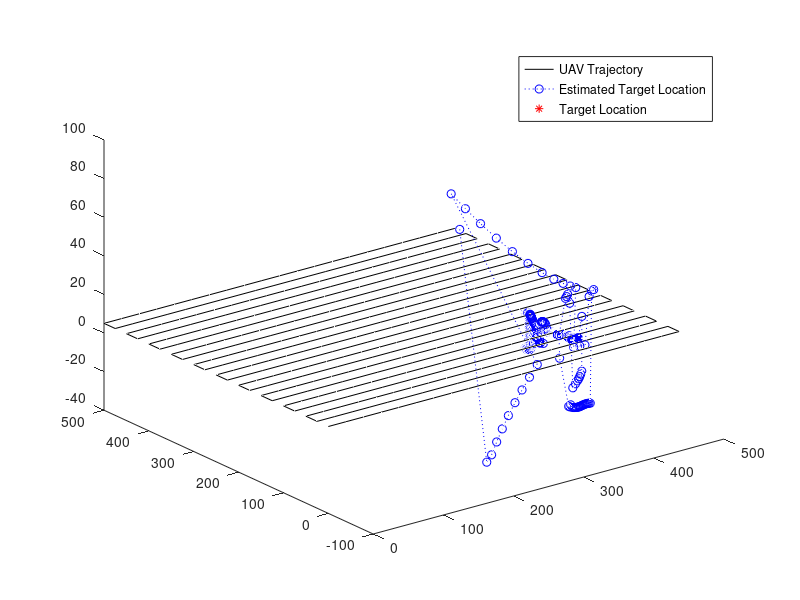

Here is the MATLAB script that generated this plot:
%%%%%%%%%%%%%%%%%%%%%%%%%%%%%%%%%%%%%%%%%%%%%%%%%%%%%%%%%%%%%%%%%%%%%%%%%
% Nonlinear Least Square Algorithm for 3D dimension
%%%%%%%%%%%%%%%%%%%%%%%%%%%%%%%%%%%%%%%%%%%%%%%%%%%%%%%%%%%%%%%%%%%%%%%%%
clear all; close all;
X_max = 500;                        % maximum x-domain offset from the origin [m]
Y_max = 500;                        % maximum y-domain offset from the origin [m]
Z_max = 50;

c = 299792458.0;                    % Speed of light in m/s
fc = 2400;                           % frequency (MHz)
Bc = 20e6;                          % Bandwidth (Hz)
P_Tx_dB = 33;                       % Transmission Power (dB)
G_t_dB = 0;                         % Antenna Gain (dBi)
N_0_dB = -174+10*log10(Bc) - 30;

de = [0];                 % distance error  vector

% variables for fmincon
lb = [0,0,0];
ub = [500,500,3];
A = [];
b = [];
Aeq = [];
beq = [];

%
step = 25;

tot_num_localization = 1;
while tot_num_localization <= 1

    est_T = [0 0 0 1000];        % estimated locatioin vector
    minima = 1000;

    % Target Location
    l_xt = randi([0, X_max],1,1);
    l_yt = randi([0, Y_max],1,1);
    l_zt = 2;
    l_TG = [l_xt l_yt l_zt]
    l_x = 0;
    l_y = 0;
    l_z = 5;
    l_DR = [l_x, l_y, l_z]
    x_add_cnt = 0;
    x_sub_cnt = 0;
    x_add = 0;
    x_sub = 0;
    y_add = 0;

    dr_move = 1;

    while l_y <= Y_max
        if (x_add == 1)
            l_x = l_x + step;
            dr_move = dr_move + 1;
            x_add_cnt = x_add_cnt + 1;
            if (x_add_cnt == X_max/step)
                x_add = 0;
                x_add_cnt = 0;
                y_add = 1;
            end
        elseif (x_sub == 1)
            l_x = l_x - step;
            dr_move = dr_move + 1;
            x_sub_cnt = x_sub_cnt + 1;
            if (x_sub_cnt == X_max/step)
                x_sub = 0;
                x_sub_cnt = 0;
                y_add = 1;
            end
        elseif (y_add == 1)
            if (l_y == Y_max)
                break;
            end
            l_y = l_y + step;
            dr_move = dr_move + 1;
            y_add = 0;
        end

        if (l_x == 0 && y_add == 0)
            x_add = 1;
        elseif (l_x == X_max && y_add == 0)
            x_sub = 1;
        end

        l_DR = [l_DR; l_x, l_y, l_z];
        %% Measured Recevied Signal
        dist = sqrt(sum(abs([l_DR(:,1) l_DR(:,2) l_DR(:,3)] - l_TG).^2,2)) ;       % estimated distance
        PL_dB = 20*log10(fc) + 20*log10(dist) - 27.55;
        r_sig_dB = G_t_dB + P_Tx_dB - PL_dB; % received signal power in dB
        r_sig_lin = sqrt(10.^(r_sig_dB/10)) ;

        % measured value
        N_0 = sqrt(10^(N_0_dB/10)*randn(1,1))';
        r_sig_tot = r_sig_lin + N_0 ;
        r_sig_tot_pw_dB = 10*log10(abs(r_sig_tot).^2)*0.9 ;

        %% Distance Estimation
        dist_meas = 10.^((P_Tx_dB + G_t_dB - r_sig_tot_pw_dB + 27.55 - 20*log10(fc))/20) ; % estimate distance by inverse expressions
        meas_PL_dB = 20*log10(fc) + 20*log10(dist_meas) - 27.55;

        %% Localization; RSSI based
        x0 = [l_x+0.01; l_y+0.02; l_z+0.03];
        % nonlinear
        fun = @(x)sum((20*log10(dist_meas) - 20*log10(sqrt(sum(abs([l_DR(:,1) l_DR(:,2) l_DR(:,3)] - [x(1) x(2) x(3)]).^2,2)))).^2)
        [x, fval] = fminunc(fun, x0)
        %[x, fval] = fmincon(fun,x0,A,b,Aeq,beq,lb,ub)
        est_T = [est_T; x(1) x(2) x(3) fval];
        %{
        if(fval <= minima)
            minima = fval;
            est_T = [est_T; x(1) x(2) x(3) fval];
        end
        %}
        err_dist = sqrt(sum(est_T(size(est_T,1),1:3) - l_TG).^2);
    end
    de = [de; err_dist];        % for mean value of error distance
    tot_num_localization = tot_num_localization + 1;
end
c = newline
fprintf("Mean of Error distance");
mean(de(2:size(de)))

%% Plot
xlabel('X Position');
ylabel('Y Position');
plot3(l_DR(:,1), l_DR(:,2), l_DR(:,3), 'k-'); hold on;  % Drone Trajectory
plot3(est_T(2:size(est_T),1), est_T(2:size(est_T),2), est_T(2:size(est_T),3), 'b:o'); hold on;   % Estimated Location of the target
plot3(l_TG(1), l_TG(2), l_TG(3), 'r*');   % Target Location
legend('UAV Trajectory', 'Estimated Target Location', 'Target Location');